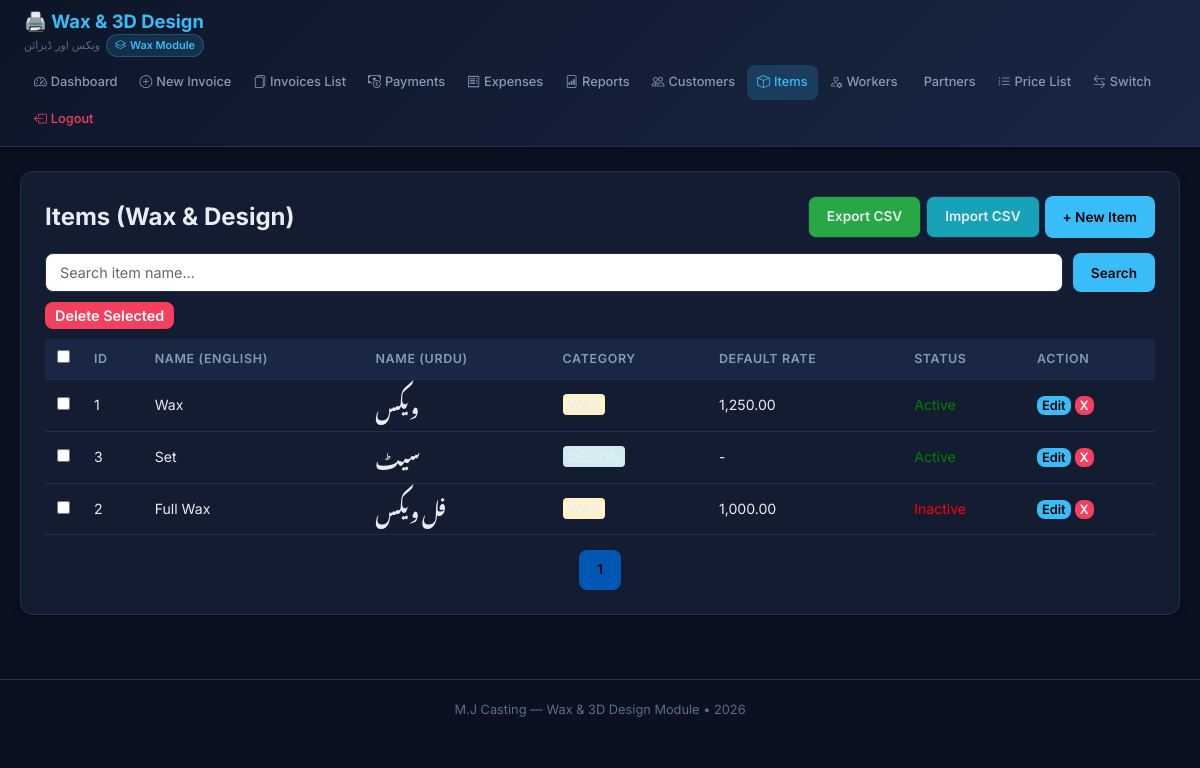
The page /wax/items.php (signed in) on the database its author committed.
### tables this page shows
CREATE TABLE `wax_items` (
  `id` int(11) NOT NULL,
  `name` varchar(255) DEFAULT NULL,
  `name_urdu` varchar(255) NOT NULL,
  `category` enum('wax','design','mix') NOT NULL,
  `default_rate` decimal(10,2) DEFAULT NULL,
  `active` tinyint(1) DEFAULT 1
);

### wax/includes/functions.php (called while the page is built, shortened)
<?php
function format_currency($amount) {
    return number_format($amount, 2);
}

### wax/items.php (the view, shortened to what this page needs)
<?php
require_once __DIR__ . '/includes/functions.php';
$pdo = getDB();
$search = $_GET['search'] ?? '';
$page = $_GET['page'] ?? 1;
$limit = 20;
$offset = ($page - 1) * $limit;
$where = "WHERE 1=1";
$params = [];
$stmtCount = $pdo->prepare("SELECT COUNT(*) FROM wax_items $where");
$stmtCount->execute($params);
$total_rows = $stmtCount->fetchColumn();
$total_pages = ceil($total_rows / $limit);
$sql = "SELECT * FROM wax_items $where ORDER BY active DESC, category ASC, name_urdu ASC LIMIT $limit OFFSET $offset";
$stmt = $pdo->prepare($sql);
$stmt->execute($params);
$items = $stmt->fetchAll();
include __DIR__ . '/templates/header.php';
?>
<div class="card">
    <div style="display: flex; justify-content: space-between; align-items: center; flex-wrap: wrap; gap: 10px;">
        <h2>Items (Wax & Design)</h2>
        <div style="display: flex; gap: 5px;">
            <a href="export.php?type=items" class="btn btn-secondary" style="background: #28a745;">Export CSV</a>
            <a href="import.php?type=items" class="btn btn-secondary" style="background: #17a2b8;">Import CSV</a>
            <button onclick="openModal()" class="btn btn-primary">+ New Item</button>
        </div>
    </div>
    <form method="GET" style="margin-top: 15px; display: flex; gap: 10px;">
        <input type="text" name="search" placeholder="Search item name..." value="<?= htmlspecialchars($search) ?>" style="flex: 1;">
        <button type="submit" class="btn btn-primary">Search</button>
    </form>
    <form method="POST" id="bulkForm">
        <div style="margin-top: 10px; margin-bottom: 5px;">
            <button type="button" class="btn btn-danger" onclick="submitBulkDelete()" style="padding: 5px 10px; font-size: 0.9rem;">Delete Selected</button>
        </div>
        <div style="overflow-x: auto;">
            <table style="margin-top: 5px;">
                <thead>
                    <tr>
                        <th style="width: 30px;"><input type="checkbox" onclick="toggleAll(this)"></th>
                        <th>ID</th>
                        <th>Name (English)</th>
                        <th>Name (Urdu)</th>
                        <th>Category</th>
                        <th>Default Rate</th>
                        <th>Status</th>
                        <th>Action</th>
                    </tr>
                </thead>
                <tbody>
                    <?php foreach ($items as $i): ?>
                    <tr>
                        <td><input type="checkbox" name="bulk_delete_ids[]" value="<?= $i['id'] ?>"></td>
                        <td><?= $i['id'] ?></td>
                        <td><?= htmlspecialchars($i['name'] ?? '') ?></td>
                        <td style="font-family: 'Noto Nastaliq Urdu', serif; font-size: 1.2em; direction: rtl;"><?= htmlspecialchars($i['name_urdu']) ?></td>
                        <td>
                            <?php
                                $bg = '#d1ecf1';
                                if ($i['category'] == 'wax') $bg = '#fff3cd';
                            ?>
                            <span style="padding: 2px 5px; border-radius: 4px; background: <?= $bg ?>;">
                            </span>
                        </td>
                        <td><?= $i['default_rate'] > 0 ? format_currency($i['default_rate']) : '-' ?></td>
                        <td>
                            <span style="color: <?= $i['active'] ? 'green' : 'red' ?>;">
                                <?= $i['active'] ? 'Active' : 'Inactive' ?>
                            </span>
                        </td>
                        <td>
                            <button type="button" class="btn btn-primary" style="padding: 2px 5px; font-size: 0.8rem;"
                                    onclick='editItem(<?= json_encode($i) ?>)'>Edit</button>
                            <button type="submit" name="delete_id" value="<?= $i['id'] ?>" class="btn btn-danger"
                                    style="padding: 2px 5px; font-size: 0.8rem;"
                                    onclick="return confirm('Deactivate this item?');">X</button>
                        </td>
                    </tr>
                    <?php endforeach; ?>
                </tbody>
            </table>
        </div>
    </form>
    <div style="margin-top: 15px; display: flex; justify-content: center; gap: 5px;">
        <?php for ($i = 1; $i <= $total_pages; $i++): ?>
            <a href="?page=<?= $i ?>&search=<?= urlencode($search) ?>" class="btn btn-primary" style="<?= $i == $page ? 'background:#0056b3;' : 'background:#6c757d;' ?>"><?= $i ?></a>
        <?php endfor; ?>
    </div>
</div>
<?php include __DIR__ . '/templates/footer.php'; ?>

### wax/templates/header.php (style rules this page uses)
*, *::before, *::after { box-sizing: border-box; margin: 0; padding: 0; }
:root { --primary: #38bdf8; --primary-dark: #0284c7; --success: #10b981; --danger: #f43f5e; --warning: #f59e0b; --border: #1e3050; --bg-card: #131c31; --bg-body: #0b1120; --text-primary: #e8edf5; --text-secondary: #8899b4; --text-muted: #5a6d8a; --shadow: 0 2px 8px rgba(0,0,0,0.3); }
html, body { width: 100%; min-height: 100vh; font-family: 'Inter', -apple-system, sans-serif; background: var(--bg-body); color: var(--text-primary); line-height: 1.6; }
.card { background: var(--bg-card); border: 1px solid var(--border); border-radius: 12px; padding: 24px; margin-bottom: 20px; box-shadow: var(--shadow); }
h2, h3 { margin-top: 0; color: var(--text-primary); }
input, select, textarea { width: 100%; padding: 10px 14px; border: 1px solid var(--border); border-radius: 8px; font-size: 0.9rem; background: #fff; color: #000; font-family: 'Inter', sans-serif; transition: border-color 0.2s; }
input::placeholder, textarea::placeholder { color: #666; opacity: 1; }
table { width: 100%; border-collapse: collapse; }
th, td { padding: 10px 12px; text-align: left; border-bottom: 1px solid var(--border); font-size: 0.88rem; }
th { background: #1a2744; color: var(--text-secondary); font-weight: 600; font-size: 0.78rem; text-transform: uppercase; letter-spacing: 0.05em; }
.btn { display: inline-flex; align-items: center; gap: 5px; padding: 9px 18px; border-radius: 8px; font-size: 0.85rem; font-weight: 600; text-decoration: none; border: none; cursor: pointer; transition: all 0.2s; font-family: 'Inter', sans-serif; }
.btn-primary { background: var(--primary); color: #000; }
.btn-danger { background: var(--danger); color: #fff; }
.btn-secondary { background: #1a2744; color: var(--text-primary); border: 1px solid var(--border); }

### rows shown on the page
wax_items: id "1", name "Wax", name_urdu "ویکس", default_rate "1,250.00", active "Active"
wax_items: id "3", name "Set", name_urdu "سیٹ", active "Active"
wax_items: id "2", name "Full Wax", name_urdu "فل ویکس", default_rate "1,000.00", active "Inactive"
